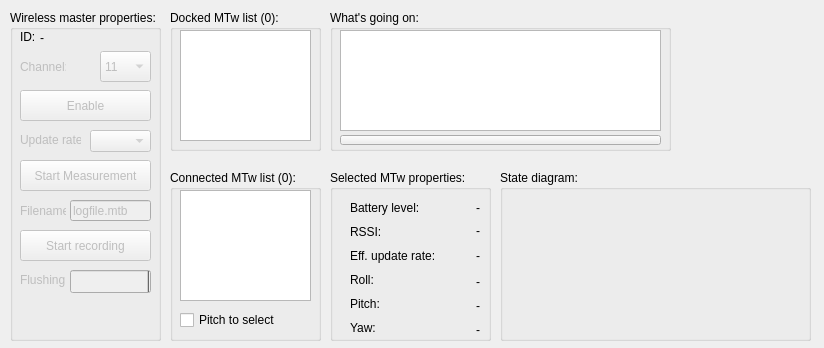
<?xml version="1.0" encoding="UTF-8"?>
<ui version="4.0">
 <class>MainWindow</class>
 <widget class="QMainWindow" name="MainWindow">
  <property name="geometry">
   <rect>
    <x>0</x>
    <y>0</y>
    <width>824</width>
    <height>348</height>
   </rect>
  </property>
  <property name="sizePolicy">
   <sizepolicy hsizetype="Fixed" vsizetype="Fixed">
    <horstretch>0</horstretch>
    <verstretch>0</verstretch>
   </sizepolicy>
  </property>
  <property name="windowTitle">
   <string>Awinda monitor</string>
  </property>
  <widget class="QWidget" name="centralWidget">
   <widget class="QGroupBox" name="connectedMtwListGroupBox">
    <property name="geometry">
     <rect>
      <x>170</x>
      <y>170</y>
      <width>151</width>
      <height>171</height>
     </rect>
    </property>
    <property name="title">
     <string>Connected MTw list (0):</string>
    </property>
    <widget class="QListWidget" name="connectedMtwList">
     <property name="geometry">
      <rect>
       <x>10</x>
       <y>20</y>
       <width>131</width>
       <height>111</height>
      </rect>
     </property>
     <property name="sortingEnabled">
      <bool>true</bool>
     </property>
    </widget>
    <widget class="QCheckBox" name="pitchToSelectCheckBox">
     <property name="geometry">
      <rect>
       <x>10</x>
       <y>140</y>
       <width>101</width>
       <height>20</height>
      </rect>
     </property>
     <property name="text">
      <string>Pitch to select</string>
     </property>
    </widget>
   </widget>
   <widget class="QGroupBox" name="mtwPropertiesGroupBox">
    <property name="geometry">
     <rect>
      <x>330</x>
      <y>170</y>
      <width>161</width>
      <height>171</height>
     </rect>
    </property>
    <property name="title">
     <string>Selected MTw properties:</string>
    </property>
    <widget class="QLabel" name="batteryLevelCaptionLabel">
     <property name="geometry">
      <rect>
       <x>20</x>
       <y>30</y>
       <width>71</width>
       <height>16</height>
      </rect>
     </property>
     <property name="text">
      <string>Battery level:</string>
     </property>
     <property name="scaledContents">
      <bool>true</bool>
     </property>
    </widget>
    <widget class="QLabel" name="effUpdateRateCaptionLabel">
     <property name="geometry">
      <rect>
       <x>20</x>
       <y>78</y>
       <width>91</width>
       <height>16</height>
      </rect>
     </property>
     <property name="text">
      <string>Eff. update rate:</string>
     </property>
    </widget>
    <widget class="QLabel" name="rssiCaptionLabel">
     <property name="enabled">
      <bool>true</bool>
     </property>
     <property name="geometry">
      <rect>
       <x>20</x>
       <y>54</y>
       <width>46</width>
       <height>16</height>
      </rect>
     </property>
     <property name="text">
      <string>RSSI:</string>
     </property>
    </widget>
    <widget class="QLabel" name="rssiLabel">
     <property name="geometry">
      <rect>
       <x>100</x>
       <y>54</y>
       <width>50</width>
       <height>13</height>
      </rect>
     </property>
     <property name="text">
      <string>-</string>
     </property>
     <property name="alignment">
      <set>Qt::AlignRight|Qt::AlignTrailing|Qt::AlignVCenter</set>
     </property>
    </widget>
    <widget class="QLabel" name="batteryLevelLabel">
     <property name="geometry">
      <rect>
       <x>100</x>
       <y>30</y>
       <width>50</width>
       <height>16</height>
      </rect>
     </property>
     <property name="layoutDirection">
      <enum>Qt::LeftToRight</enum>
     </property>
     <property name="text">
      <string>-</string>
     </property>
     <property name="alignment">
      <set>Qt::AlignRight|Qt::AlignTrailing|Qt::AlignVCenter</set>
     </property>
    </widget>
    <widget class="QLabel" name="effUpdateRateLabel">
     <property name="geometry">
      <rect>
       <x>100</x>
       <y>78</y>
       <width>50</width>
       <height>16</height>
      </rect>
     </property>
     <property name="text">
      <string>-</string>
     </property>
     <property name="alignment">
      <set>Qt::AlignRight|Qt::AlignTrailing|Qt::AlignVCenter</set>
     </property>
    </widget>
    <widget class="QLabel" name="rollLabel">
     <property name="geometry">
      <rect>
       <x>79</x>
       <y>102</y>
       <width>71</width>
       <height>20</height>
      </rect>
     </property>
     <property name="text">
      <string>-</string>
     </property>
     <property name="alignment">
      <set>Qt::AlignRight|Qt::AlignTrailing|Qt::AlignVCenter</set>
     </property>
    </widget>
    <widget class="QLabel" name="rollCaptionLabel">
     <property name="geometry">
      <rect>
       <x>20</x>
       <y>102</y>
       <width>46</width>
       <height>16</height>
      </rect>
     </property>
     <property name="text">
      <string>Roll:</string>
     </property>
    </widget>
    <widget class="QLabel" name="yawCaptionLabel">
     <property name="geometry">
      <rect>
       <x>20</x>
       <y>150</y>
       <width>46</width>
       <height>16</height>
      </rect>
     </property>
     <property name="text">
      <string>Yaw:</string>
     </property>
    </widget>
    <widget class="QLabel" name="pitchLabel">
     <property name="geometry">
      <rect>
       <x>79</x>
       <y>126</y>
       <width>71</width>
       <height>20</height>
      </rect>
     </property>
     <property name="text">
      <string>-</string>
     </property>
     <property name="alignment">
      <set>Qt::AlignRight|Qt::AlignTrailing|Qt::AlignVCenter</set>
     </property>
    </widget>
    <widget class="QLabel" name="pitchCaptionLabel">
     <property name="geometry">
      <rect>
       <x>20</x>
       <y>126</y>
       <width>46</width>
       <height>16</height>
      </rect>
     </property>
     <property name="text">
      <string>Pitch:</string>
     </property>
    </widget>
    <widget class="QLabel" name="yawLabel">
     <property name="geometry">
      <rect>
       <x>79</x>
       <y>150</y>
       <width>71</width>
       <height>20</height>
      </rect>
     </property>
     <property name="text">
      <string>-</string>
     </property>
     <property name="alignment">
      <set>Qt::AlignRight|Qt::AlignTrailing|Qt::AlignVCenter</set>
     </property>
    </widget>
   </widget>
   <widget class="QGroupBox" name="stationPropertiesGroupBox">
    <property name="geometry">
     <rect>
      <x>10</x>
      <y>10</y>
      <width>151</width>
      <height>331</height>
     </rect>
    </property>
    <property name="title">
     <string>Wireless master properties:</string>
    </property>
    <widget class="QLabel" name="updateRateCaptionLabel">
     <property name="enabled">
      <bool>false</bool>
     </property>
     <property name="geometry">
      <rect>
       <x>10</x>
       <y>120</y>
       <width>61</width>
       <height>20</height>
      </rect>
     </property>
     <property name="text">
      <string>Update rate:</string>
     </property>
    </widget>
    <widget class="QComboBox" name="allowedUpdateRatesComboBox">
     <property name="enabled">
      <bool>false</bool>
     </property>
     <property name="geometry">
      <rect>
       <x>80</x>
       <y>120</y>
       <width>61</width>
       <height>22</height>
      </rect>
     </property>
    </widget>
    <widget class="QLabel" name="channelCaptionLabel">
     <property name="enabled">
      <bool>false</bool>
     </property>
     <property name="geometry">
      <rect>
       <x>10</x>
       <y>50</y>
       <width>46</width>
       <height>13</height>
      </rect>
     </property>
     <property name="text">
      <string>Channel:</string>
     </property>
    </widget>
    <widget class="QComboBox" name="channelComboBox">
     <property name="enabled">
      <bool>false</bool>
     </property>
     <property name="geometry">
      <rect>
       <x>90</x>
       <y>41</y>
       <width>51</width>
       <height>31</height>
      </rect>
     </property>
     <item>
      <property name="text">
       <string>11</string>
      </property>
     </item>
     <item>
      <property name="text">
       <string>12</string>
      </property>
     </item>
     <item>
      <property name="text">
       <string>13</string>
      </property>
     </item>
     <item>
      <property name="text">
       <string>14</string>
      </property>
     </item>
     <item>
      <property name="text">
       <string>15</string>
      </property>
     </item>
     <item>
      <property name="text">
       <string>16</string>
      </property>
     </item>
     <item>
      <property name="text">
       <string>17</string>
      </property>
     </item>
     <item>
      <property name="text">
       <string>18</string>
      </property>
     </item>
     <item>
      <property name="text">
       <string>19</string>
      </property>
     </item>
     <item>
      <property name="text">
       <string>20</string>
      </property>
     </item>
     <item>
      <property name="text">
       <string>21</string>
      </property>
     </item>
     <item>
      <property name="text">
       <string>22</string>
      </property>
     </item>
     <item>
      <property name="text">
       <string>23</string>
      </property>
     </item>
     <item>
      <property name="text">
       <string>24</string>
      </property>
     </item>
     <item>
      <property name="text">
       <string>25</string>
      </property>
     </item>
    </widget>
    <widget class="QLabel" name="stationIdCaptionLabel">
     <property name="geometry">
      <rect>
       <x>10</x>
       <y>20</y>
       <width>46</width>
       <height>13</height>
      </rect>
     </property>
     <property name="text">
      <string>ID:</string>
     </property>
    </widget>
    <widget class="QLabel" name="stationIdLabel">
     <property name="geometry">
      <rect>
       <x>30</x>
       <y>20</y>
       <width>61</width>
       <height>16</height>
      </rect>
     </property>
     <property name="text">
      <string>-</string>
     </property>
     <property name="scaledContents">
      <bool>false</bool>
     </property>
    </widget>
    <widget class="QPushButton" name="enableButton">
     <property name="enabled">
      <bool>false</bool>
     </property>
     <property name="geometry">
      <rect>
       <x>10</x>
       <y>80</y>
       <width>131</width>
       <height>31</height>
      </rect>
     </property>
     <property name="text">
      <string>Enable</string>
     </property>
    </widget>
    <widget class="QPushButton" name="startMeasurementButton">
     <property name="enabled">
      <bool>false</bool>
     </property>
     <property name="geometry">
      <rect>
       <x>10</x>
       <y>150</y>
       <width>131</width>
       <height>31</height>
      </rect>
     </property>
     <property name="text">
      <string>Start Measurement</string>
     </property>
    </widget>
    <widget class="QPushButton" name="recordingButton">
     <property name="enabled">
      <bool>false</bool>
     </property>
     <property name="geometry">
      <rect>
       <x>10</x>
       <y>220</y>
       <width>131</width>
       <height>31</height>
      </rect>
     </property>
     <property name="text">
      <string>Start recording</string>
     </property>
    </widget>
    <widget class="QLineEdit" name="logFilenameEdit">
     <property name="enabled">
      <bool>false</bool>
     </property>
     <property name="geometry">
      <rect>
       <x>60</x>
       <y>190</y>
       <width>81</width>
       <height>21</height>
      </rect>
     </property>
     <property name="text">
      <string>logfile.mtb</string>
     </property>
    </widget>
    <widget class="QLabel" name="logFilenameCaptionLabel">
     <property name="enabled">
      <bool>false</bool>
     </property>
     <property name="geometry">
      <rect>
       <x>10</x>
       <y>190</y>
       <width>46</width>
       <height>21</height>
      </rect>
     </property>
     <property name="text">
      <string>Filename:</string>
     </property>
    </widget>
    <widget class="QProgressBar" name="flushingProgressBar">
     <property name="enabled">
      <bool>false</bool>
     </property>
     <property name="geometry">
      <rect>
       <x>60</x>
       <y>260</y>
       <width>81</width>
       <height>23</height>
      </rect>
     </property>
     <property name="value">
      <number>0</number>
     </property>
     <property name="textVisible">
      <bool>false</bool>
     </property>
     <property name="invertedAppearance">
      <bool>true</bool>
     </property>
    </widget>
    <widget class="QLabel" name="flushingCaptionLabel">
     <property name="enabled">
      <bool>false</bool>
     </property>
     <property name="geometry">
      <rect>
       <x>10</x>
       <y>260</y>
       <width>46</width>
       <height>20</height>
      </rect>
     </property>
     <property name="text">
      <string>Flushing:</string>
     </property>
    </widget>
   </widget>
   <widget class="QGroupBox" name="loggingGroupBox">
    <property name="geometry">
     <rect>
      <x>330</x>
      <y>10</y>
      <width>341</width>
      <height>141</height>
     </rect>
    </property>
    <property name="title">
     <string>What's going on:</string>
    </property>
    <widget class="QTextBrowser" name="logWindow">
     <property name="geometry">
      <rect>
       <x>10</x>
       <y>20</y>
       <width>321</width>
       <height>101</height>
      </rect>
     </property>
    </widget>
    <widget class="QPushButton" name="clearLogPushButton">
     <property name="geometry">
      <rect>
       <x>10</x>
       <y>125</y>
       <width>321</width>
       <height>10</height>
      </rect>
     </property>
     <property name="text">
      <string/>
     </property>
    </widget>
   </widget>
   <widget class="QGroupBox" name="stateMachineImageGroupBox">
    <property name="geometry">
     <rect>
      <x>500</x>
      <y>170</y>
      <width>311</width>
      <height>171</height>
     </rect>
    </property>
    <property name="title">
     <string>State diagram:</string>
    </property>
    <widget class="QLabel" name="stateDiagramLabel">
     <property name="geometry">
      <rect>
       <x>10</x>
       <y>20</y>
       <width>291</width>
       <height>141</height>
      </rect>
     </property>
     <property name="text">
      <string>&lt;State diagram&gt;</string>
     </property>
    </widget>
   </widget>
   <widget class="QGroupBox" name="dockedMtwListGroupBox">
    <property name="geometry">
     <rect>
      <x>170</x>
      <y>10</y>
      <width>151</width>
      <height>141</height>
     </rect>
    </property>
    <property name="title">
     <string>Docked MTw list (0):</string>
    </property>
    <widget class="QListWidget" name="dockedMtwList">
     <property name="geometry">
      <rect>
       <x>10</x>
       <y>20</y>
       <width>131</width>
       <height>111</height>
      </rect>
     </property>
     <property name="sortingEnabled">
      <bool>true</bool>
     </property>
    </widget>
   </widget>
   <widget class="QLabel" name="logoLabel">
    <property name="geometry">
     <rect>
      <x>680</x>
      <y>20</y>
      <width>131</width>
      <height>131</height>
     </rect>
    </property>
    <property name="text">
     <string/>
    </property>
    <property name="pixmap">
     <pixmap>xsens_logo.png</pixmap>
    </property>
    <property name="scaledContents">
     <bool>true</bool>
    </property>
   </widget>
  </widget>
 </widget>
 <layoutdefault spacing="6" margin="11"/>
 <resources/>
 <connections/>
</ui>
